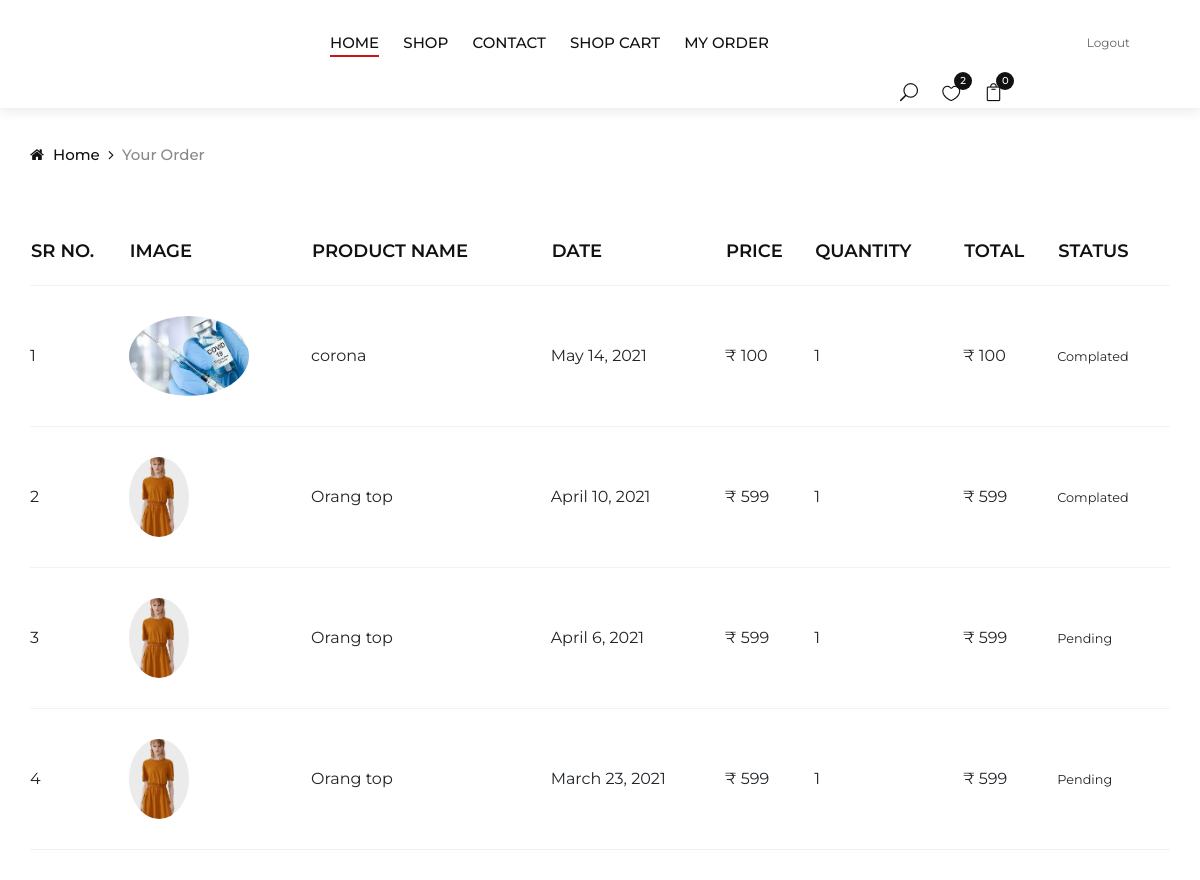
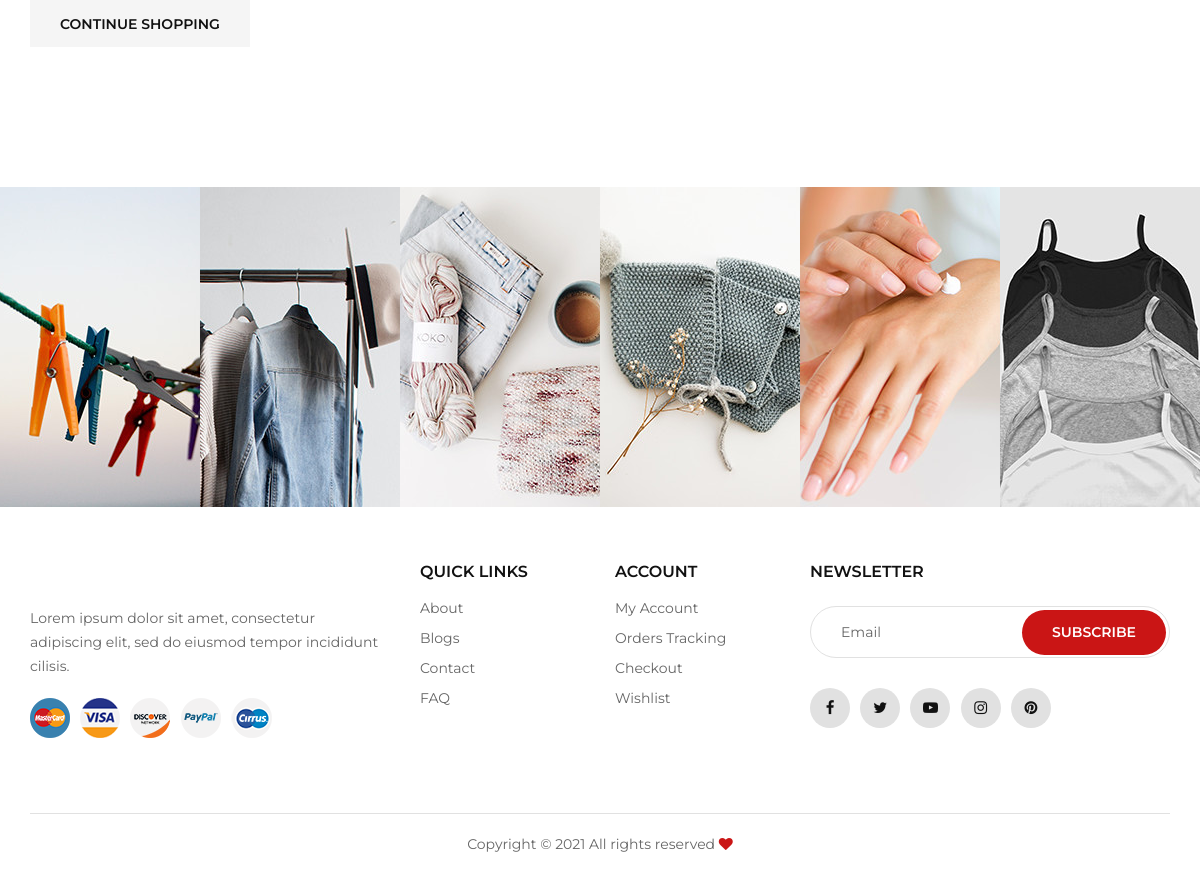
The page /order (signed in) on the database its author committed (2 pictures, top to bottom).
### feshion/models.py (models this page shows, shortened)
class Order(models.Model):
    product=models.ForeignKey(Product,on_delete=models.CASCADE)
    customer=models.ForeignKey(Customer,on_delete=models.CASCADE)
    quantity=models.IntegerField(default=1)
    price=models.IntegerField()
    firstname=models.CharField(max_length=15)
    lastname=models.CharField(max_length=10)
    country=models.CharField(max_length=10)
    address=models.CharField(max_length=500)
    city=models.CharField(max_length=15)
    state=models.CharField(max_length=15)
    phone=models.CharField(max_length=15)
    email=models.EmailField(max_length=50)
    postcode=models.IntegerField()
    date=models.DateField(default=datetime.datetime.today)
    ordered=models.BooleanField(default=False)
    @staticmethod
    def get_orders_by_customer(customer_id):
        return Order.objects.filter(customer=customer_id).order_by('-date')

class Product(models.Model):
    name=models.CharField(max_length=50)
    price=models.IntegerField(default='0')
    category=models.ForeignKey(Category,on_delete=models.CASCADE)
    discription=models.CharField(max_length=300,default='',blank=True,null=True)
    image=models.ImageField(upload_to='upload/product')
    date_added = models.DateTimeField(auto_now_add=True)
    num_available = models.IntegerField(default=1)
    num_visits = models.IntegerField(default=0)
    last_visit = models.DateTimeField(blank=True, null=True)

### feshion/views.py (the view)
# urls.py: path('order', OrderView.as_view(), name='order'),
class OrderView(View):
    def get(self, request):
        customer=request.session.get('customer')
        orders=Order.get_orders_by_customer(customer)
        return render(request, 'order.html',{'orders':orders})

### feshion/templatetags/custom_filter.py (called while the page is built)
@register.filter(name='currency')
def currency(number):
    return "₹ "+str(number)

@register.filter(name='multiply')
def multiply(number, number1):
    return number * number1

### templates/order.html (shortened to what this page needs)
{% extends 'base.html' %}
{% block content %}
{% load cart %}
{% load custom_filter %}
    <div class="breadcrumb-option">
        <div class="container">
            <div class="row">
                <div class="col-lg-12">
                    <div class="breadcrumb__links">
                        <a href="/"><i class="fa fa-home"></i> Home</a>
                        <span>Your Order</span>
                    </div>
                </div>
            </div>
        </div>
    </div>
    <section class="shop-cart spad">
        <div class="container">
            <div class="row">
                <div class="col-lg-12">
                    <div class="shop__cart__table">
                        <table>
                            <thead>
                                <tr><th>Sr NO.</th>
                                    <th>Image</th>
                                    <th>Product Name</th>
                                    <th>Date</th>
                                    <th>Price</th>
                                    <th>Quantity</th>
                                    <th>Total</th>
                                    <th>Status</th>
                                    <th></th>
                                </tr>
                            </thead>
                            <tbody>
                            {% for order in orders %}
                                <tr>
                                    <td>{{forloop.counter}}</td>
                                    <td><img style="height: 80px;" class="rounded-circle" src="{{order.product.image.url}}" alt=""></td>
                                    <td>{{order.product.name}}</td>
                                    <td>{{order.date}}</td>
                                    <td>{{order.price|currency}}</td>
                                    <td>{{order.quantity}}</td>
                                    <td>{{order.quantity|multiply:order.price|currency}}</td>
                                    {% if order.ordered %}
                                    <td><small class="badge-badge success">Complated</small> </td>
                                    {% else %}
                                    <td><small class="badge-badge danger">Pending</small> </td>
                                    {% endif %}
                                </tr>
                                    {% endfor %}
                            </tbody>
                        </table>
                    </div>
                </div>
            </div>
            <div class="row">
                <div class="col-lg-6 col-md-6 col-sm-6">
                    <div class="cart__btn">
                        <a href="/">Continue Shopping</a>
                    </div>
                </div>
            </div>
        </div>
    </section>
{% endblock %}

### static/css/style.style.css (style rules this page uses)
html, body { height: 100%; font-family: "Montserrat", sans-serif; -webkit-font-smoothing: antialiased; }
img { max-width: 100%; }
.spad { padding-top: 100px; padding-bottom: 100px; }
.breadcrumb-option { padding-top: 35px; }
.breadcrumb__links a { font-size: 15px; font-weight: 500; color: #111111; margin-right: 18px; display: inline-block; position: relative; }
.breadcrumb__links a:after { position: absolute; right: -14px; top: 0; content: ""; font-family: "FontAwesome"; }
.breadcrumb__links a i { margin-right: 5px; }
.breadcrumb__links span { font-size: 15px; font-weight: 500; color: #888888; display: inline-block; }
.shop-cart { padding-top: 70px; padding-bottom: 90px; }
.shop__cart__table { margin-bottom: 30px; }
.shop__cart__table table { width: 100%; }
.shop__cart__table thead { border-bottom: 1px solid #f2f2f2; }
.shop__cart__table thead th { font-size: 18px; color: #111111; font-weight: 600; text-transform: uppercase; padding-bottom: 20px; }
.shop__cart__table tbody tr { border-bottom: 1px solid #f2f2f2; }
.shop__cart__table tbody tr td { padding: 30px 0; }
.cart__btn { margin-bottom: 50px; }
.cart__btn a { font-size: 14px; color: #111111; font-weight: 600; text-transform: uppercase; display: inline-block; padding: 14px 30px 12px; background: #f5f5f5; }
@media only screen and (min-width: 1200px) { .container { max-width: 1170px; } }

### rows shown on the page
Order: product.image (picture), product.name "corona", date "May 14, 2021", price "₹ 100", quantity "1", quantity|multiply "₹ 100", ordered "Complated"
Order: product.image (picture), product.name "Orang top", date "April 10, 2021", price "₹ 599", quantity "1", quantity|multiply "₹ 599", ordered "Complated"
Order: product.image (picture), product.name "Orang top", date "April 6, 2021", price "₹ 599", quantity "1", quantity|multiply "₹ 599", ordered "Pending"
Order: product.image (picture), product.name "Orang top", date "March 23, 2021", price "₹ 599", quantity "1", quantity|multiply "₹ 599", ordered "Pending"

### other values the page prints
{{ request.session.cart.keys|length }} "0"
